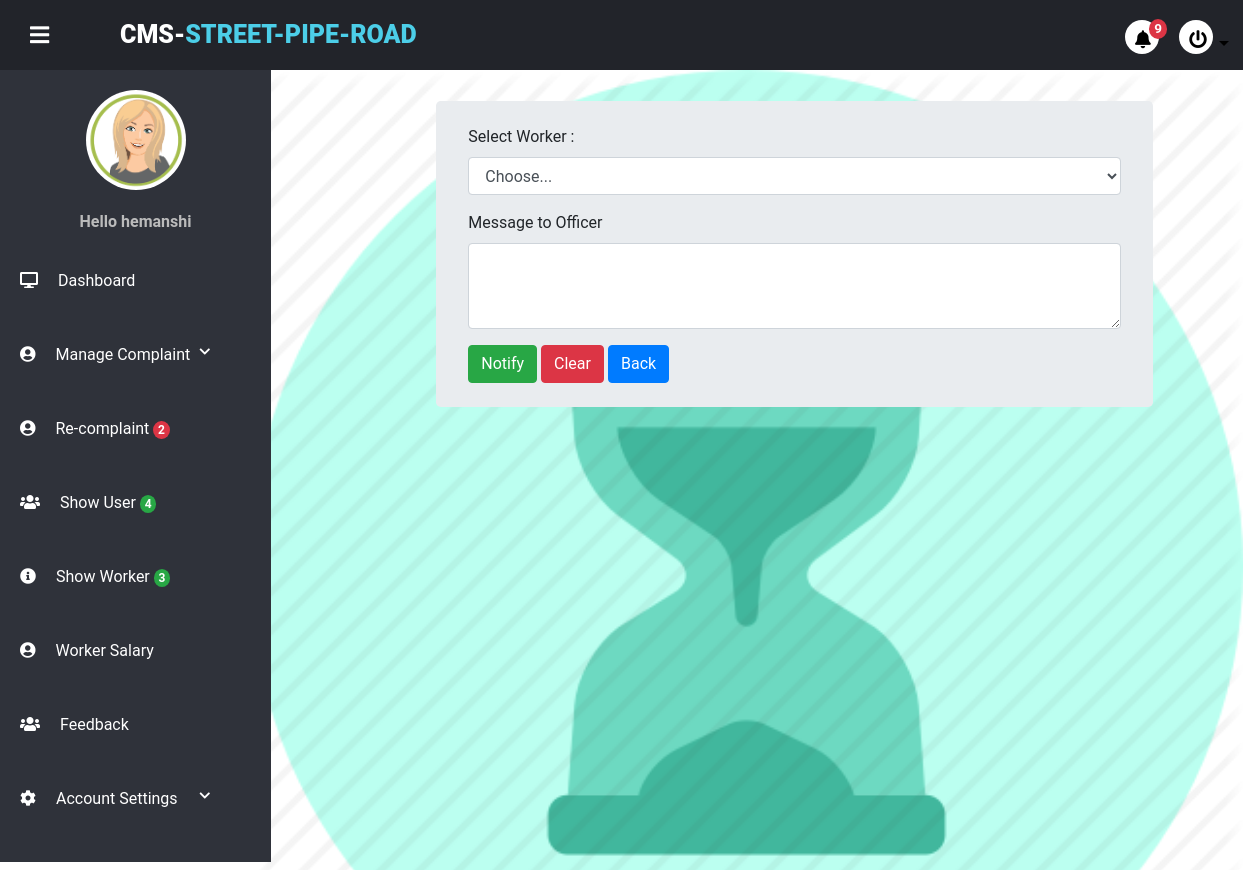
Page /project/admin/notify_to_officer.php (signed in) on the committed database.
### tables this page shows
CREATE TABLE `usertb` (
  `user_id` int(11) NOT NULL,
  `user_name` varchar(20) NOT NULL,
  `last_name` varchar(20) NOT NULL,
  `user_email` varchar(100) NOT NULL,
  `user_role` varchar(100) NOT NULL,
  `user_image` varchar(255) NOT NULL,
  `user_city` varchar(100) NOT NULL,
  `pwd` varchar(255) NOT NULL,
  `security_que` varchar(100) NOT NULL,
  `sequrity_ans` varchar(100) NOT NULL,
  `contact` varchar(100) NOT NULL,
  `user_area` varchar(50) NOT NULL,
  `user_pincode` varchar(12) NOT NULL,
  `account_time` timestamp NOT NULL DEFAULT current_timestamp()
);

### project/admin/notify_to_officer.php (the view, shortened to what this page needs)
<!DOCTYPE html>
<html lang="en" dir="ltr">
<?php include("partial/_dbconnect.php");
include("partial/link.php");
?>
<body>
    <?php
                                        $complaint_get_id=$_GET['cid'];
                                       ?>
    <div class="wrapper">
        <?php include("partial/header.php");?>
        <div class="main-container">
            <div class="notprocess">
                <div class="container mt-3 mx-5 mb-3">
                    <div class="container" style="width: 80%;">
                        <div class="jumbotron pt-4 pb-4">
                            <form action="" method="post" >
                                <div class="form-group ">
                                    <label for="worker">Select Worker :</label>
                                    <select id="sworker" name='sworker' class="form-control">
                                        <option selected>Choose...</option>
                                    </select>
                                </div>
                                <div class="form-group">
                                    <label for="msg">Message to Officer</label>
                                    <textarea class="form-control" id="msg"  name="msg" rows="3"></textarea>
                                </div>
                                <button type="submit" name="submit" class="btn btn-success">Notify</button>
                                <button type="clear" name="clear" class="btn btn-danger">Clear</button>
                               <?php
                               echo ' <a href="complaindetailpadding.php?complaintid='.$complaint_get_id.'" class="btn btn-primary">Back</a>';
                               ?>
                            </form>
                        </div>
                    </div>
                </div>
            </div>
        </div>
    </div>
</body>
</html>

### project/admin/partial/header.php (shortened to what this page needs)
<?php session_start();
include('_dbconnect.php');
?>
<div class="header">
    <div class="header-menu">
        <div class="title">
        CMS-<span>Street-Pipe-Road</span></div>
        <div class="sidebar-btn">
            <i class="fas fa-bars"></i>
        </div>
        <ul>
            <li>
                <div class="dropdown">
                    <a class="btn dropdown-toggle" type="button" id="dropdownMenu2" data-toggle="dropdown"
                        aria-haspopup="true" aria-expanded="false">
                        <?php
                            $nsql="SELECT * FROM `notify` WHERE (`sender_user_role`='user' OR `sender_user_role`='worker') AND status=0";
                            $nresult=mysqli_query($conn, $nsql);
                            $ncount= mysqli_num_rows($nresult);
                           ?>
                        <i class="fas fa-bell" style="position: relative; top: -5px; left: -3px;"></i><span
                            class="badge badge-danger"
                            style="border-radius: 50%; top:-18px; left:-5px"><?php echo $ncount; ?></span>
                    </a>
                </div>
            </li>
            <li>
                <div class="dropdown">
                    <a class="btn dropdown-toggle" type="button" id="dropdownMenu2" data-toggle="dropdown"
                        aria-haspopup="true" aria-expanded="false">
                        <i class="fas fa-power-off" style="position: relative; top: -5px; left: -3px;"></i>
                    </a>
                </div>
            </li>
        </ul>
    </div>
</div>
<div class="sidebar">
    <div class="sidebar-menu">
        <center class="profile">
                <?php
                        if(isset($_SESSION['loginadmin']) && $_SESSION['loginadmin']==true)
                        {
                            $aemail=$_SESSION['adminemail'];
                            $sql="SELECT * FROM `usertb` WHERE `user_email`='$aemail'";
                            $result=mysqli_query($conn,$sql);
                            while($row = mysqli_fetch_assoc($result))
                            {
                                $aname=$row["user_name"];
                                $aimage=$row["user_image"];
                                if($aimage=="")
                                {
                                    echo '<p style="margin-top:30px;color:#fff;"><a href="settingprofile.php"  style="color:#fff;">Edit Your Profile Info</a></p>';
                                }
                                else{
                                            echo ' <img src="'.$aimage.'" alt="" height="100px" width="100px" style="
                                            border-radius:50%;
                                            margin:20px 0px;
                                            ">';
                                 }
                                echo '<p>Hello '.$aname.'</p>';
                            }
                        }
                    ?>
        </center>
        <li class="item">
            <a href="index.php" class="menu-btn" active>
                <i class="fas fa-desktop"></i><span>Dashboard</span>
            </a>
        </li>
        <li class="item" id="profile">
            <a href="#profile" class="menu-btn">
                <i class="fas fa-user-circle"></i><span>Manage Complaint <i
                        class="fas fa-chevron-down drop-down"></i></span>
            </a>
        </li>
        <li class="item">
            <a href="recomplaint.php" class="menu-btn">
            <i class="fas fa-user-circle"></i><span>Re-complaint</span>
            <?php
                            $nsql="SELECT * FROM `recomplaint_tb`";
                            $nresult=mysqli_query($conn, $nsql);
                            $ncount= mysqli_num_rows($nresult);
                ?>
                        <span class="badge badge-danger"
                            style="border-radius: 50%; top:-18px; left:-5px"><?php echo $ncount; ?></span></span>
            </a>
        </li>
        <li class="item">
        <a href="manageuser.php" class="menu-btn">
                <i class="fas fa-users"></i><span>Show User </span>
        <?php
                            $nsql="SELECT * FROM `usertb`WHERE user_role='user'";
                            $nresult=mysqli_query($conn, $nsql);
                            $ncount= mysqli_num_rows($nresult);
            ?>
             <span class="badge badge-success"
                            style="border-radius: 50%; top:-18px; left:-5px"><?php echo $ncount; ?></span></span>
            </a></li>
        <li class="item">
            <a href="manageworker.php" class="menu-btn">
            <i class="fas fa-info-circle"></i><span>Show Worker </span>
                <?php
                            $nsql="SELECT * FROM `usertb`WHERE user_role='worker'";
                            $nresult=mysqli_query($conn, $nsql);
                            $ncount= mysqli_num_rows($nresult);
            ?>
             <span class="badge badge-success"
                            style="border-radius: 50%; top:-18px; left:-5px"><?php echo $ncount; ?></span></span>
            </a>
        </li>
        <li class="item">
            <a href="wsalary.php" class="menu-btn">
            <i class="fas fa-user-circle"></i><span>Worker Salary</span>
            </a>
        </li>
        <li class="item">
            <a href="shownotification.php" class="menu-btn">
                <i class="fas fa-users"></i><span>Feedback</span>
            </a>
        </li>
        <li class="item" id="settings">
            <a href="#settings" class="menu-btn">
                <i class="fas fa-cog"></i><span>Account Settings<i class="fas fa-chevron-down drop-down"></i></span>
            </a>
        </li>
    </div>
</div>

### project/admin/css/style.css (style rules this page uses)
* { margin: 0; padding: 0; list-style: none; text-decoration: none; box-sizing: border-box; transition: 0.5s; font-family: "Roboto", sans-serif; }
body { background: #fff; }
.wrapper .header { z-index: 1; background: #22242A; position: fixed; width: calc(100% - 0%); height: 70px; display: flex; top: 0; }
.wrapper .header .header-menu { width: calc(100% - 0%); height: 100%; display: flex; justify-content: space-between; align-items: center; padding: 0 20px; }
.wrapper .header .header-menu .title { color: #fff; font-size: 25px; text-transform: uppercase; font-weight: 900; padding-left: 100px; }
.wrapper .header .header-menu .title span { color: #4CCEE8; }
.wrapper .header .header-menu .sidebar-btn { color: #fff; position: absolute; margin-left: 10px; font-size: 22px; font-weight: 900; cursor: pointer; transition: 0.3s; transition-property: color; }
.wrapper .header .header-menu ul { display: flex; margin-top: 20px; }
.wrapper .header .header-menu ul li a { background: #fff; color: #000; display: block; margin: 0 10px; font-size: 18px; width: 34px; height: 34px; line-height: 35px; text-align: center; border-radius: 50%; transition: 0.3s; transition-property: background, color; }
.wrapper .sidebar { z-index: 1; background: #2F323A; position: fixed; top: 70px; width: 271px; height: calc(100% - 9%); transition: 0.3s; transition-property: width; overflow-y: auto; }
.wrapper .sidebar .sidebar-menu { overflow: hidden; }
.wrapper .sidebar .sidebar-menu .profile img { margin: 20px 0; width: 100px; height: 100px; border-radius: 50%; }
.wrapper .sidebar .sidebar-menu .profile p { color: #bbb; font-weight: 700; margin-bottom: 10px; }
.wrapper .sidebar .sidebar-menu .item { width: 250px; overflow: hidden; }
.wrapper .sidebar .sidebar-menu .item .menu-btn { display: block; color: #fff; position: relative; padding: 25px 20px; transition: 0.3s; transition-property: color; }
.wrapper .sidebar .sidebar-menu .item .menu-btn i { margin-right: 20px; }
.wrapper .sidebar .sidebar-menu .item .menu-btn .drop-down { float: right; font-size: 12px; margin-top: 3px; }
.wrapper .main-container { width: (100% - 250px); margin-top: 70px; margin-left: 250px; padding: 15px; background: url(image/pprocess.png)no-repeat; background-size: cover; height: 100vh; transition: 0.3s; }

### rows in the picture
usertb: user_image (picture), user_name "hemanshi"

### other values in the picture
$ncount "9"
$ncount "2"
$ncount "4"
$ncount "3"
